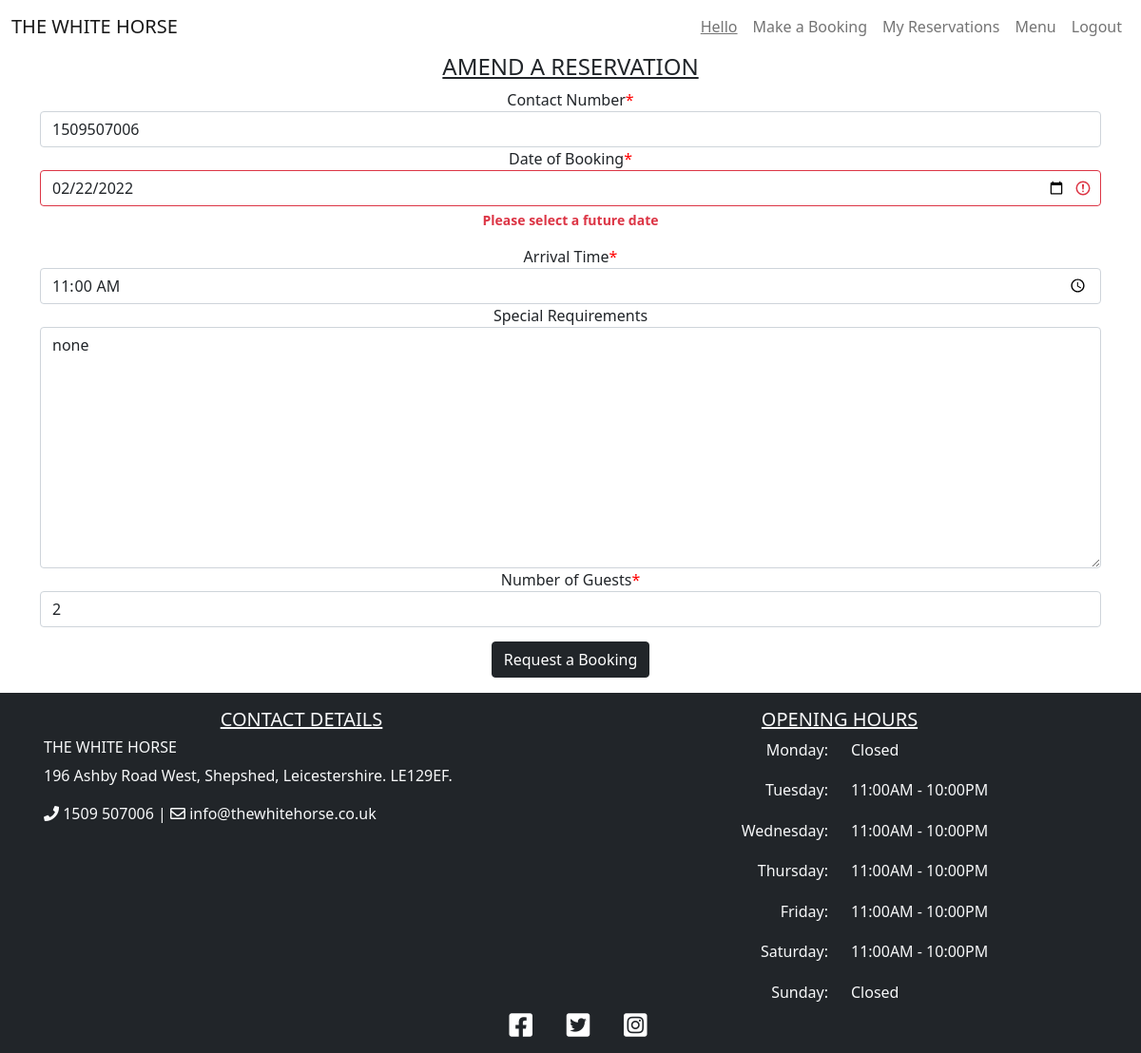
Page /amend/53 (signed in) on the earlier database version.
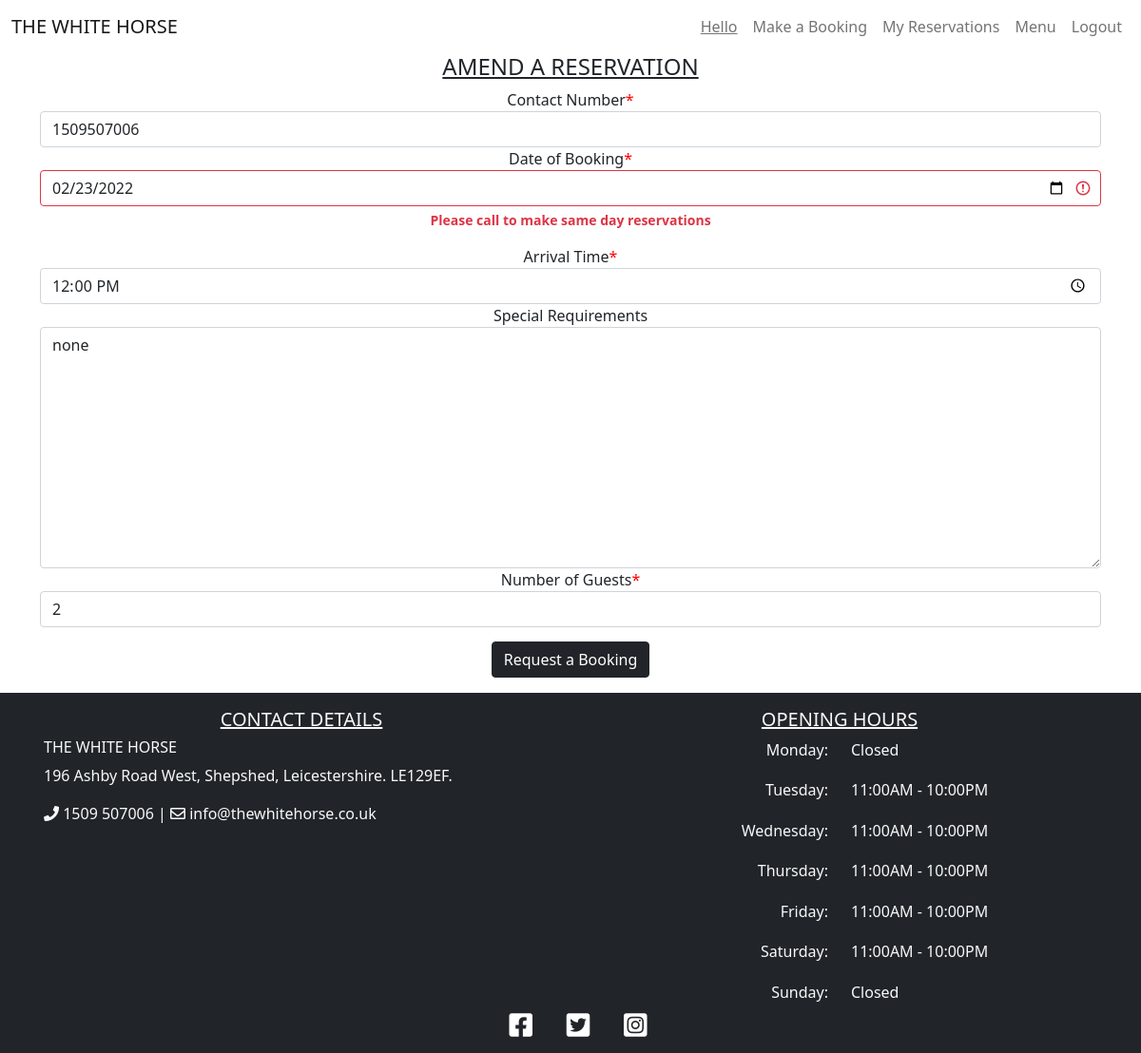
Same page on the later database version.
### booking/models.py (models this page shows, shortened)
class Booking(models.Model):
    user = models.ForeignKey(User, on_delete=models.CASCADE)
    lead = models.CharField(max_length=200, blank=False)
    email = models.CharField(max_length=200, blank=False)
    phoneNumberRegex = RegexValidator(regex=r'^\+?1?\d{9,15}$')
    mobile = models.CharField(
        validators=[phoneNumberRegex], max_length=16, blank=False
        )
    date = models.DateField(blank=False)
    time = models.TimeField(blank=False)
    notes = models.TextField(max_length=200)
    guests = models.PositiveIntegerField(blank=False)
    status = models.IntegerField(choices=STATUS, default=0)
    class Meta:
        ordering = ['-date']
        constraints = [
            models.UniqueConstraint(
                fields=['user', 'date', 'time'], name='unique_booking'
            ), ]

### booking/views.py (the view)
# urls.py: path('amend/<reservation_id>', views.amend_reservation, name='amend'),
def amend_reservation(request, reservation_id):
    if request.user.is_authenticated:
        reservation = get_object_or_404(Booking, id=reservation_id)
        current_user = request.user
        if current_user == reservation.user:
            context = {
                "mobile": reservation.mobile,
                "date": reservation.date,
                "time": reservation.time,
                "notes": reservation.notes,
                "guests": reservation.guests
            }
            if request.method == 'POST':
                booking_form = BookingForm(request.POST, instance=reservation)
                if booking_form.is_valid():
                    updated_booking = booking_form.save(commit=False)
                    updated_booking.status = 0
                    try:
                        updated_booking.save()
                    except IntegrityError as error:
                        error = (
                            'You have already requested this reservation'
                        )
                        return render(request, 'amend_booking.html', {
                            "booking_form": BookingForm(request.POST),
                            'error': error,
                        })
                    return redirect(reverse("reservations"))
                else:
                    return render(request, 'amend_booking.html', {
                        "booking_form": BookingForm(request.POST)
                    })
            else:
                return render(request, 'amend_booking.html', {
                        "booking_form": BookingForm(context)
                    })
        else:
            return redirect(reverse("reservations"))
    else:
        return redirect(reverse("account_login"))

### booking/mapbox_context_processor.py (called while the page is built)
def mapbox_renderer(request):
    return {
       'mapbox_token': settings.MAPBOX_TOKEN
    }

### booking/validators.py (called while the page is built)
def validate_opening_hour(value):
    print(value)
    if not 11 <= int(value.hour) <= 21:
        raise ValidationError(
            'We only take reservations between 11AM & 9PM',
            params={'value': value},
        )

def validate_future_date(value):
    if value < datetime.date.today():
        raise ValidationError(
            'Please select a future date',
            params={'value': value},
        )
    elif value == datetime.date.today():
        raise ValidationError(
            'Please call to make same day reservations',
            params={'value': value},
        )

def validate_open_day(value):
    if value.weekday() == 0:
        raise ValidationError(
            'We are closed on a Monday, please choose a differant date',
            params={'value': value},
        )
    elif value.weekday() == 6:
        raise ValidationError(
            'We are closed on a Sunday, please choose a differant date',
            params={'value': value},
        )

def validate_guest_size(value):
    if value > 8:
        raise ValidationError(
            'For reservations of more than 8 guests, please call and arrange',
            params={'value': value},
        )
    elif value < 1:
        raise ValidationError(
            'Please state how many guests will be attending',
            params={'value': value},
        )

### templates/amend_booking.html (shortened to what this page needs)
{% extends "base.html" %}
{% block content %}
{% load crispy_forms_tags %}
<div class="container mb-3">
    <div class="row">
        <div class="col-lg-12 text-center">
            <h4 class="page-heading">Amend A Reservation</h4>
            <form method="POST">
                {{ booking_form | crispy }}
                <button type="submit" class="btn btn-dark">Request a Booking</button>
            </form>
        </div>
    </div>
</div>
{% endblock %}

### templates/base.html (shortened to what this page needs)
{% load static %}
<!DOCTYPE html>
<html lang="en">
<head>
    <link rel="stylesheet" href="https://cdnjs.cloudflare.com/ajax/libs/font-awesome/5.15.3/css/all.min.css">
    <link href="https://cdn.jsdelivr.net/npm/bootstrap@5.0.1/dist/css/bootstrap.min.css" rel="stylesheet"
>
    <link href='https://api.mapbox.com/mapbox-gl-js/v2.3.1/mapbox-gl.css' rel='stylesheet' />
    <link rel="stylesheet" href="{% static 'css/style.css' %}">
</head>
<body class="site">
    <header>
        <nav class="navbar sticky-top navbar-expand-lg navbar-light">
            <div class="container-fluid">
                <a class="navbar-brand text-uppercase" href="{% url 'index' %}">The White Horse</a>
                <div class="collapse navbar-collapse" id="navbarNav">
                    <ul class="navbar-nav ms-auto">
                        {% if user.is_authenticated %}
                        <li class="nav-item">
                            <a class="nav-link" href="{% url 'index' %}"><u>Hello {{ user.first_name }} {{ user.last_name }}</u></a>
                        </li>
                        <li class="nav-item">
                            <a class="nav-link" href="{% url 'booking' %}">Make a Booking</a>
                        </li>
                        <li class="nav-item">
                            <a class="nav-link" href="{% url 'reservations' %}">My Reservations</a>
                        </li>
                        {% else %}
                        <li class="nav-item">
                            <a class="nav-link" href="{% url 'account_signup' %}">Make a Booking</a>
                        </li>
                        {% endif %}
                        <li class="nav-item">
                            <a class="nav-link" href="#">Menu</a>
                        </li>
                        {% if user.is_authenticated %}
                        <li class="nav-item">
                            <a class="nav-link" href="{% url 'account_logout' %}">Logout</a>
                        </li>
                        {% endif %}
                    </ul>
                </div>
            </div>
        </nav>
    </header>
    <main class="site-content">
        {% block content %}
        {% endblock content %}
    </main>
    <footer class="footer bg-dark text-light text-lg-start text-center">
        <div class="container p-3">
            <div class="row">
                <div class="col-lg-6 col-md-12 mb-4 mb-md-0">
                    <h5 class="text-uppercase text-center"><u>Contact Details</u></h5>
                    <h6 class="text-uppercase">The White Horse</h6>
                    <p>
                        196 Ashby Road West, Shepshed, Leicestershire. LE129EF.
                    </p>
                    <p>
                        <i class="fas fa-phone"></i> 1509 507006 | <i class="far fa-envelope"></i> info@thewhitehorse.co.uk
                    </p>
                    <div class="row p-1">
                        <div id='map'></div>
                    </div>
                </div>
                <div class="col-lg-6 col-md-12 mb-4 mb-md-0">
                    <h5 class="text-uppercase text-center"><u>Opening Hours</u></h5>
                    <div class="row hours-outer">
                        <div class="col hours-inner">
                            <ul class="text-lg-end text-center list-unstyled">
                                <li>
                                    Monday:
                                </li>
                                <li>
                                    Tuesday:
                                </li>
                                <li>
                                    Wednesday:
                                </li>
                                <li>
                                    Thursday:
                                </li>
                                <li>
                                    Friday:
                                </li>
                                <li>
                                    Saturday:
                                </li>
                                <li>
                                    Sunday:
                                </li>
                            </ul>
                        </div>
                        <div class="col hours-inner">
                            <ul class="list-unstyled">
                                <li>
                                    Closed
                                </li>
                                <li>
                                    11:00AM - 10:00PM
                                </li>
                                <li>
                                    11:00AM - 10:00PM
                                </li>
                                <li>
                                    11:00AM - 10:00PM
                                </li>
                                <li>
                                    11:00AM - 10:00PM
                                </li>
                                <li>
                                    11:00AM - 10:00PM
                                </li>
                                <li>
                                    Closed
                                </li>
                            </ul>
                        </div>
                    </div>
                </div>
            </div>
        </div>
        <div class="text-center">
            <a href="https://en-gb.facebook.com/" target="_blank" rel="noopener" class="badge badge-light"
                aria-label="visit our Facebook page (opens in a new tab)"><i
                    class="fab fa-facebook-square ms-3 h3"></i></a>
            <a href="https://twitter.com/" target="_blank" rel="noopener" class="badge badge-light"
                aria-label="visit our Twitter page (opens in a new tab)"><i
                    class="fab fa-twitter-square ms-3 h3"></i></a>
            <a href="https://www.instagram.com/" target="_blank" rel="noopener" class="badge badge-light"
                aria-label="visit our Instagram page (opens in a new tab)"><i
                    class="fab fa-instagram-square ms-3 h3"></i></a>
        </div>
    </footer>
</body>
</html>

### static/css/style.css (style rules this page uses)
body { background-color: white; }
.page-heading { text-transform: uppercase; text-decoration: underline; }
header { background-color: white; }
.site { display: flex; min-height: 100vh; flex-direction: column; }
.site-content { flex: 1; width: 100%; height: 100%; }
#map { width: 100%; height: 150px; border-radius: 25px; }
.hours-outer { height: 100%; }
.hours-inner ul { height: 100%; display: flex; flex-direction: column; }
.hours-inner li { flex: 1; }
#div_id_guests { padding-bottom: 15px; }
.asteriskField { color: red; }

Differences in the rows shown:
changed Booking "none": date "02/22/2022" → "02/23/2022"; time "11:00:00" → "12:00:00"
Other differences:
text no longer shown: "Contact Number * Date of Booking * Please select a future date Arrival Time * Special Requirements Number of Guests *"
text now shown: "Contact Number * Date of Booking * Please call to make same day reservations Arrival Time * Special Requirements Number of Guests *"
